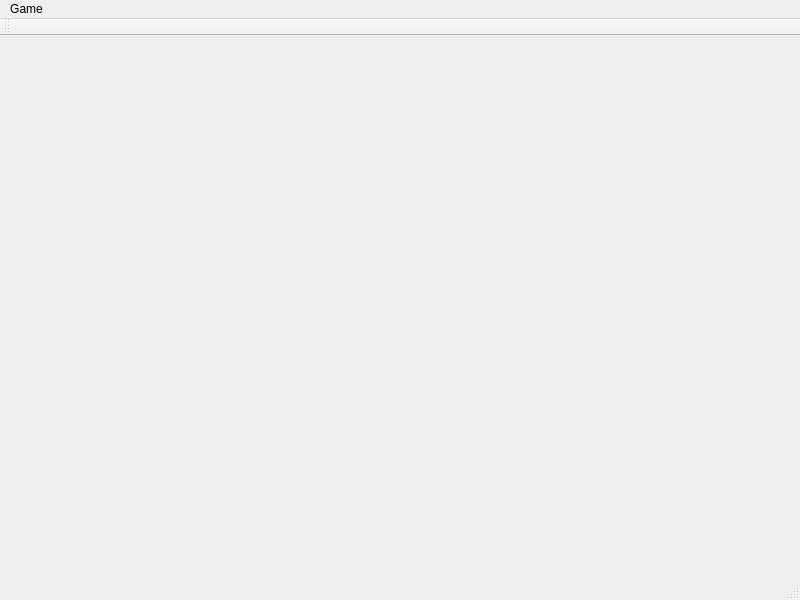
<?xml version="1.0" encoding="UTF-8"?>
<ui version="4.0">
 <class>MainWindow</class>
 <widget class="QMainWindow" name="MainWindow">
  <property name="geometry">
   <rect>
    <x>0</x>
    <y>0</y>
    <width>800</width>
    <height>600</height>
   </rect>
  </property>
  <property name="windowTitle">
   <string>MainWindow</string>
  </property>
  <widget class="QWidget" name="centralWidget">
   <widget class="QWidget" name="verticalLayoutWidget">
    <property name="geometry">
     <rect>
      <x>-1</x>
      <y>-1</y>
      <width>801</width>
      <height>541</height>
     </rect>
    </property>
    <layout class="QVBoxLayout" name="verticalLayout">
     <property name="sizeConstraint">
      <enum>QLayout::SetDefaultConstraint</enum>
     </property>
    </layout>
   </widget>
  </widget>
  <widget class="QMenuBar" name="menuBar">
   <property name="geometry">
    <rect>
     <x>0</x>
     <y>0</y>
     <width>800</width>
     <height>22</height>
    </rect>
   </property>
   <widget class="QMenu" name="menuGame">
    <property name="title">
     <string>Game</string>
    </property>
   </widget>
   <addaction name="menuGame"/>
  </widget>
  <widget class="QToolBar" name="mainToolBar">
   <attribute name="toolBarArea">
    <enum>TopToolBarArea</enum>
   </attribute>
   <attribute name="toolBarBreak">
    <bool>false</bool>
   </attribute>
  </widget>
  <widget class="QStatusBar" name="statusBar"/>
 </widget>
 <layoutdefault spacing="6" margin="11"/>
 <resources/>
 <connections/>
</ui>
